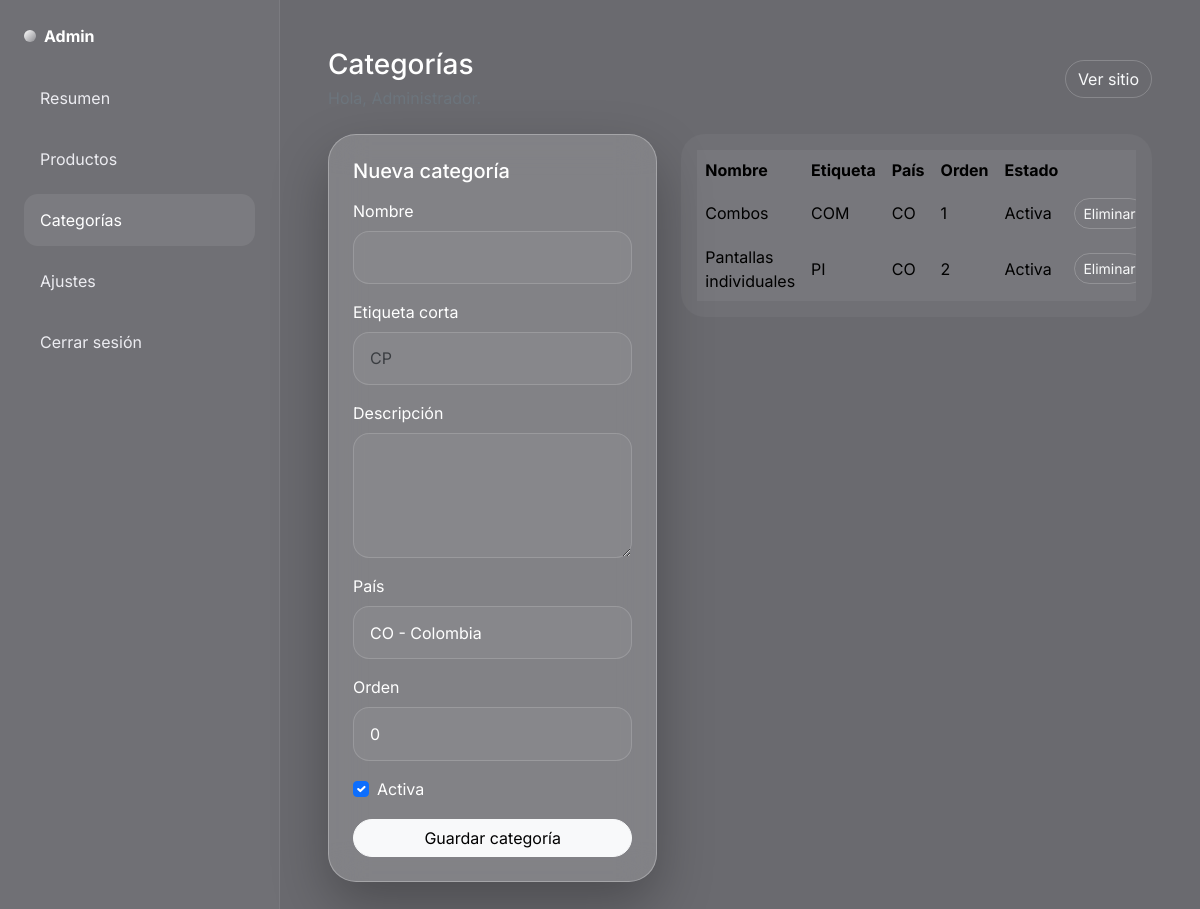
Screenshot of /admin/categories.php (signed in) with the database file from the repository.
### tables this page shows
CREATE TABLE categories (
    id INT UNSIGNED AUTO_INCREMENT PRIMARY KEY,
    name VARCHAR(120) NOT NULL,
    short_label VARCHAR(8) DEFAULT NULL,
    description TEXT DEFAULT NULL,
    country_code CHAR(2) NOT NULL DEFAULT 'CO',
    sort_order INT NOT NULL DEFAULT 0,
    status TINYINT(1) NOT NULL DEFAULT 1,
    created_at TIMESTAMP DEFAULT CURRENT_TIMESTAMP
);

### includes/functions.php (called while the page is built, shortened)
<?php
function e(?string $value): string
{
    return htmlspecialchars($value ?? '', ENT_QUOTES, 'UTF-8');
}
function get_supported_countries(): array
{
    return [
        'CO' => 'Colombia',
        'ES' => 'Espana',
        'MX' => 'Mexico',
        'US' => 'Estados Unidos',
    ];
}

### admin/categories.php (the view, shortened to what this page needs)
<?php
require __DIR__ . '/partials.php';
$supportedCountries = get_supported_countries();
$categories = $pdo->query('SELECT * FROM categories ORDER BY sort_order ASC, name ASC')->fetchAll();
admin_header('Categorías');
?>
<div class="row g-4">
    <div class="col-lg-5">
        <div class="glass-panel p-4">
            <h2 class="h5 text-white mb-3">Nueva categoría</h2>
            <form method="post" class="d-grid gap-3">
                <div>
                    <label class="form-label text-white">Nombre</label>
                    <input type="text" name="name" class="form-control" required>
                </div>
                <div>
                    <label class="form-label text-white">Etiqueta corta</label>
                    <input type="text" name="short_label" class="form-control" maxlength="8" placeholder="CP">
                </div>
                <div>
                    <label class="form-label text-white">Descripción</label>
                    <textarea name="description" class="form-control" rows="4"></textarea>
                </div>
                <div>
                    <label class="form-label text-white">País</label>
                    <select name="country_code" class="form-select" required>
                        <?php foreach ($supportedCountries as $countryCode => $countryName): ?>
                            <option value="<?= e($countryCode); ?>"><?= e($countryCode . ' - ' . $countryName); ?></option>
                        <?php endforeach; ?>
                    </select>
                </div>
                <div>
                    <label class="form-label text-white">Orden</label>
                    <input type="number" name="sort_order" class="form-control" value="0">
                </div>
                <div class="form-check">
                    <input class="form-check-input" type="checkbox" name="status" id="status" checked>
                    <label class="form-check-label text-white" for="status">Activa</label>
                </div>
                <button type="submit" class="btn btn-light rounded-pill">Guardar categoría</button>
            </form>
        </div>
    </div>
    <div class="col-lg-7">
        <div class="table-dark-glass p-3">
            <div class="table-responsive">
                <table class="table table-borderless align-middle mb-0 text-white">
                    <thead>
                        <tr class="text-secondary">
                            <th>Nombre</th>
                            <th>Etiqueta</th>
                            <th>País</th>
                            <th>Orden</th>
                            <th>Estado</th>
                            <th></th>
                        </tr>
                    </thead>
                    <tbody>
                    <?php foreach ($categories as $category): ?>
                        <tr>
                            <td><?= e($category['name']); ?></td>
                            <td><?= e($category['short_label']); ?></td>
                            <td><?= e($category['country_code']); ?></td>
                            <td><?= (int) $category['sort_order']; ?></td>
                            <td><?= (int) $category['status'] === 1 ? 'Activa' : 'Inactiva'; ?></td>
                            <td class="text-end">
                                <form method="post" onsubmit="return confirm('¿Eliminar esta categoría?');">
                                    <button class="btn btn-sm btn-outline-light rounded-pill">Eliminar</button>
                                </form>
                            </td>
                        </tr>
                    <?php endforeach; ?>
                    </tbody>
                </table>
            </div>
        </div>
    </div>
</div>
<?php admin_footer(); ?>

### admin/partials.php (shortened to what this page needs)
<?php
require __DIR__ . '/../includes/functions.php';
function admin_header(string $title): void {
    ?>
    <!doctype html>
    <html lang="es">
    <head>
        <link href="https://cdn.jsdelivr.net/npm/bootstrap@5.3.3/dist/css/bootstrap.min.css" rel="stylesheet">
        <link rel="stylesheet" href="../assets/css/style.css">
    </head>
    <body>
    <div class="admin-shell d-lg-flex">
        <aside class="sidebar p-4">
            <a href="dashboard.php" class="navbar-brand fw-bold text-white text-decoration-none d-inline-flex align-items-center gap-2 mb-4">
                <span class="brand-dot"></span> Admin
            </a>
            <nav class="nav flex-column gap-2">
                <a class="nav-link <?= basename($_SERVER['PHP_SELF']) === 'dashboard.php' ? 'active' : ''; ?>" href="dashboard.php">Resumen</a>
                <a class="nav-link <?= basename($_SERVER['PHP_SELF']) === 'products.php' ? 'active' : ''; ?>" href="products.php">Productos</a>
                <a class="nav-link <?= basename($_SERVER['PHP_SELF']) === 'categories.php' ? 'active' : ''; ?>" href="categories.php">Categorías</a>
                <a class="nav-link <?= basename($_SERVER['PHP_SELF']) === 'settings.php' ? 'active' : ''; ?>" href="settings.php">Ajustes</a>
                <a class="nav-link" href="logout.php">Cerrar sesión</a>
            </nav>
        </aside>
        <main class="content-wrap p-4 p-lg-5">
            <div class="d-flex justify-content-between align-items-center mb-4">
                <div>
                    <h1 class="h3 text-white mb-1"><?= e($title); ?></h1>
                    <p class="text-secondary mb-0">Hola, <?= e($_SESSION['admin_name'] ?? 'Administrador'); ?>.</p>
                </div>
                <a href="../index.php" target="_blank" class="btn btn-outline-light rounded-pill">Ver sitio</a>
            </div>
    <?php
}
function admin_footer(): void {
    ?>
        </main>
    </div>
    </body>
    </html>
    <?php
}

### assets/css/style.css (style rules this page uses)
:root { --bg: #6a6a6f; --bg-soft: #5a5a60; --surface: rgba(255, 255, 255, 0.16); --surface-strong: rgba(255, 255, 255, 0.22); --border: rgba(255, 255, 255, 0.28); --text: #ffffff; --muted: #ececf1; --primary: #f5f5f7; --shadow: 0 24px 55px rgba(0, 0, 0, 0.28); }
* { box-sizing: border-box; }
html { scroll-behavior: smooth; }
body { font-family: 'Inter', sans-serif; background: radial-gradient(circle at top right, rgba(255,255,255,0.24), transparent 34%), radial-gradient(circle at bottom left, rgba(0,0,0,0.18), transparent 28%), linear-gradient(140deg, #7a7a80, #67676d), var(--bg); color: var(--text); }
.glass-nav, .glass-panel, .category-card, .product-card, .contact-card, .showcase-card { background: var(--surface); backdrop-filter: blur(18px); -webkit-backdrop-filter: blur(18px); border: 1px solid var(--border); box-shadow: var(--shadow); }
.brand-dot { width: 12px; height: 12px; border-radius: 50%; background: linear-gradient(135deg, #ffffff, #8a8a8f); display: inline-block; }
.glass-panel, .category-card, .product-card, .contact-card, .showcase-card { border-radius: 28px; }
.btn-outline-light { border-color: rgba(255,255,255,0.2); }
.table, .form-control, .form-select { --bs-body-bg: rgba(255,255,255,.05); --bs-body-color: #fff; --bs-border-color: rgba(255,255,255,0.15); }
.form-control, .form-select { background: rgba(255,255,255,0.05); color: #fff; border-radius: 16px; padding: .85rem 1rem; }
.table-dark-glass { background: rgba(255,255,255,0.04); color: #fff; border-radius: 24px; overflow: hidden; }
.admin-shell { min-height: 100vh; background: var(--bg); }
.sidebar { width: 280px; background: rgba(255,255,255,0.04); border-right: 1px solid rgba(255,255,255,0.08); }
.sidebar .nav-link { color: var(--muted); border-radius: 14px; padding: .9rem 1rem; }
.sidebar .nav-link.active, .sidebar .nav-link:hover { background: rgba(255,255,255,0.08); color: #fff; }
.content-wrap { flex: 1; }

### rows the page displays
categories: name "Combos", short_label "COM", country_code "CO", sort_order "1", status "Activa"
categories: name "Pantallas individuales", short_label "PI", country_code "CO", sort_order "2", status "Activa"

### other values shown
$title "Categorías"
form field country_code "CO - Colombia"
